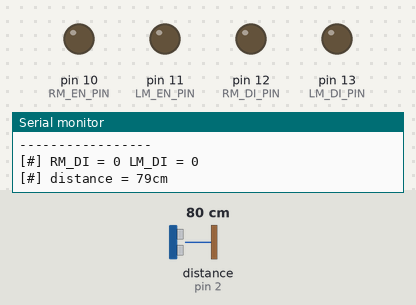
Recording of a sketch running on a simulated Arduino Uno, built with avr-gcc and run on an emulated ATmega328P. On the bench: output pins drawn as LEDs (lit = HIGH), the last lines printed to the serial monitor. Wiring (inferred from the names in the program): ultrasonic range finder: trigger pin 3; echo pin 2. Dashed ring = blinking. Inputs (shaded band) come from the test bench; at power-on: distance to the obstacle (sensor on pin 2) 80 cm. The echo pulse lasts 58.3 µs per cm; pins used as bus, display or sensor lines are not drawn.

Above: at 1.2 s.
1.3 s: distance to the obstacle (sensor on pin 2) set to 60 cm
At 1.6 s:
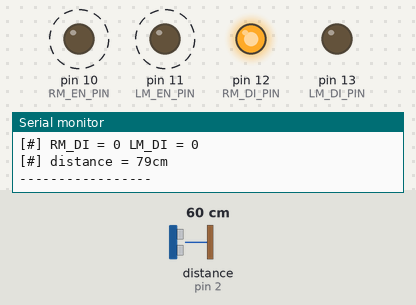
4.3 s: distance to the obstacle (sensor on pin 2) set to 120 cm
At 5.2 s:
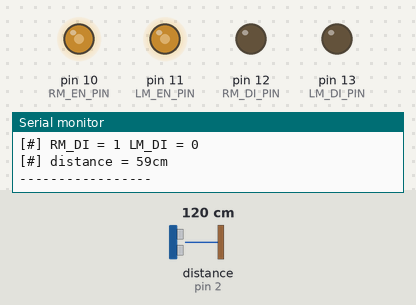
7.3 s: distance to the obstacle (sensor on pin 2) set to 2 cm
At 8.1 s:
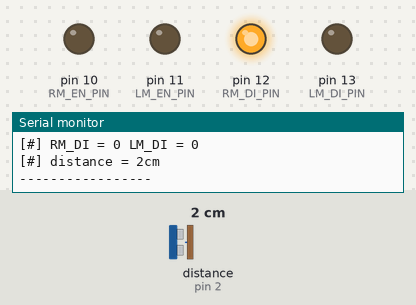
Timing chart, 0 to 16.3 s (numbered marks = the images above; inputs shaded):
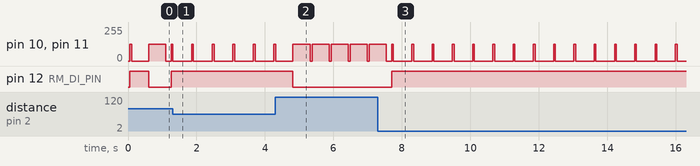

Measured:
- after the input at 1.3 s, pin 12 (RM_DI_PIN): stops changing and stays HIGH
- after the input at 4.3 s, pin 12 (RM_DI_PIN): HIGH → LOW after 0.52 s
- after the input at 7.3 s, pin 12 (RM_DI_PIN): LOW → HIGH after 0.40 s
- by itself, pin 10 (RM_EN_PIN), pin 11 (LM_EN_PIN): repeats every 0.59 s: 127/255 0.05 s, 0/255 0.54 s

The sketch:

sonico.ino
```cpp
/*
This piece of code is written by
   Jianing Yang <jianingy.yang@gmail.com>
with love and passion!

       H A P P Y    H A C K I N G !
             _____               ______
    ____====  ]OO|_n_n__][.      |    |
   [________]_|__|________)<     |YANG|
    oo    oo  'oo OOOO-| oo\\_   ~o~~o~
+--+--+--+--+--+--+--+--+--+--+--+--+--+
                            19 Mar, 2016
*/

// must skip PIN0 and PIN1 for serial read/write
const int ECHO_PIN = 2;
const int TRIG_PIN = 3;
const int RM_EN_PIN = 10;
const int RM_DI_PIN = 12;
const int LM_EN_PIN = 11;
const int LM_DI_PIN = 13;

int RM_SPEED = 127, LM_SPEED = 127;

void ranger_setup() {
  pinMode(TRIG_PIN,OUTPUT);
  pinMode(ECHO_PIN,INPUT);
}

void motor_setup() {
  pinMode(RM_EN_PIN,OUTPUT);
  pinMode(RM_DI_PIN,OUTPUT);
  pinMode(LM_EN_PIN,OUTPUT);
  pinMode(LM_DI_PIN,OUTPUT);

  // initial motor speed set to zero
  analogWrite(RM_EN_PIN, 0);
  analogWrite(LM_EN_PIN, 0);
}

long get_range()
{
  long duration, distance;

  digitalWrite(TRIG_PIN, LOW);
  delayMicroseconds(2);
  digitalWrite(TRIG_PIN, HIGH);
  delayMicroseconds(10);
  digitalWrite(TRIG_PIN, LOW);
  duration = pulseIn(ECHO_PIN, HIGH);

  // convert the time into a distance (centimeter)
  distance = duration / 29.1 / 2;

  return distance;
}

void stop(void) {
  analogWrite(RM_EN_PIN, 0);
  analogWrite(LM_EN_PIN, 0);
}

void forward(void) {
  analogWrite(RM_EN_PIN, RM_SPEED);
  analogWrite(LM_EN_PIN, LM_SPEED);

  digitalWrite(RM_DI_PIN, LOW);
  digitalWrite(LM_DI_PIN, LOW);
}

void rotate(void) {
  analogWrite(RM_EN_PIN, RM_SPEED);
  analogWrite(LM_EN_PIN, LM_SPEED);

  digitalWrite(RM_DI_PIN, HIGH);
  digitalWrite(LM_DI_PIN, LOW);
}

void send_system_status() {
  long distance = get_range();
  Serial.println("[#] System Report");
  Serial.println("-----------------");
  Serial.print("[#]");
  Serial.print(" RM_DI = ");
  Serial.print(digitalRead(RM_DI_PIN));
  Serial.print(" LM_DI = ");
  Serial.print(digitalRead(LM_DI_PIN));
  Serial.println();
  Serial.print("[#]");
  Serial.print(" distance = ");
  if (distance <= 0){
    Serial.print("Out of range");
  }
  else {
    Serial.print(distance);
    Serial.print("cm");
  }
  Serial.println();
  Serial.println("-----------------");
  Serial.println();
}

void setup() {
  // initialize serial communication:
  Serial.begin(9600);
  motor_setup();
  ranger_setup();
}

void loop() {
  long required_distance = 80;
  long distance = get_range();
  while (distance < required_distance) {
    send_system_status();
    rotate();
    delay(50);
    stop();
    distance = get_range();
    delay(500);
  }
  forward();
  delay(500);
  stop();
  send_system_status();
}
```
